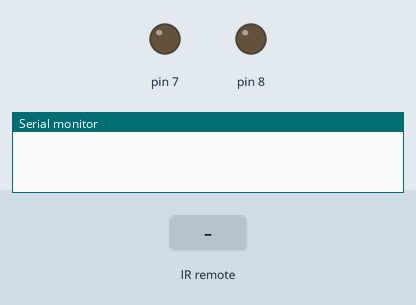
The sketch below on a simulated Arduino Uno, built with avr-gcc and run on an emulated ATmega328P. Parts: output pins drawn as LEDs (lit = HIGH), the last lines printed to the serial monitor. The inputs (shaded band) are chosen by the test bench.

Above: at 1.2 s.
1.3 s: infrared code 0xFFA25D received
At 2.4 s:
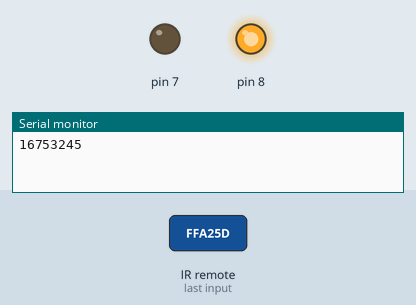
2.8 s: infrared code 0xFF629D received
At 3.5 s:
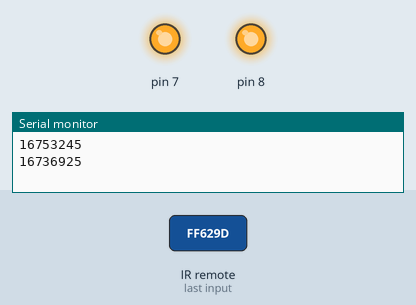
4.3 s: infrared code 0xFFA25D received
At 4.7 s:
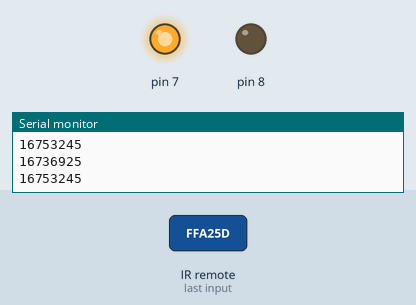
Timing chart, 0 to 7.3 s (numbered marks = the images above; inputs shaded):
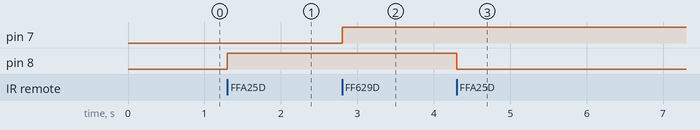

Measured:
- after the input at 1.3 s, pin 8: LOW → HIGH at once
- after the input at 2.8 s, pin 7: LOW → HIGH at once
- after the input at 4.3 s, pin 8: HIGH → LOW at once

The sketch:

infravermelho.ino
```cpp
#include <IRremote.h>
int RECV_PIN = 12;                          // Defina a porta que vai receber
IRrecv irrecv(RECV_PIN);                    // criando a instância
decode_results results;

bool Port1 = true;
bool Port2 = true;

void setup() {
  Serial.begin(9600);                       // Monitor velocidade 9600 bps
  irrecv.enableIRIn();
  //Definindo portas digitais
  pinMode(7, OUTPUT);
  pinMode(8, OUTPUT);
}

void loop() {
  if (irrecv.decode(&results)) {
    //Definindo variável que irá receber o código do infra vermelho

    uint32_t code = results.value;

    //Imprimindo o código
    Serial.println(code);


    if (code == 16753245) {
      Port1 = !Port1;

    }
    if (code == 16736925) {
      Port2 = !Port2;
    }

    if (Port1 == true) {
      digitalWrite(8, LOW);
    } else {
      digitalWrite(8, HIGH);
    }

    if (Port2 == true) {
      digitalWrite(7, LOW);
    } else {
      digitalWrite(7, HIGH);
    }

    irrecv.resume(); // Resetando o sensor
  }
}
```
